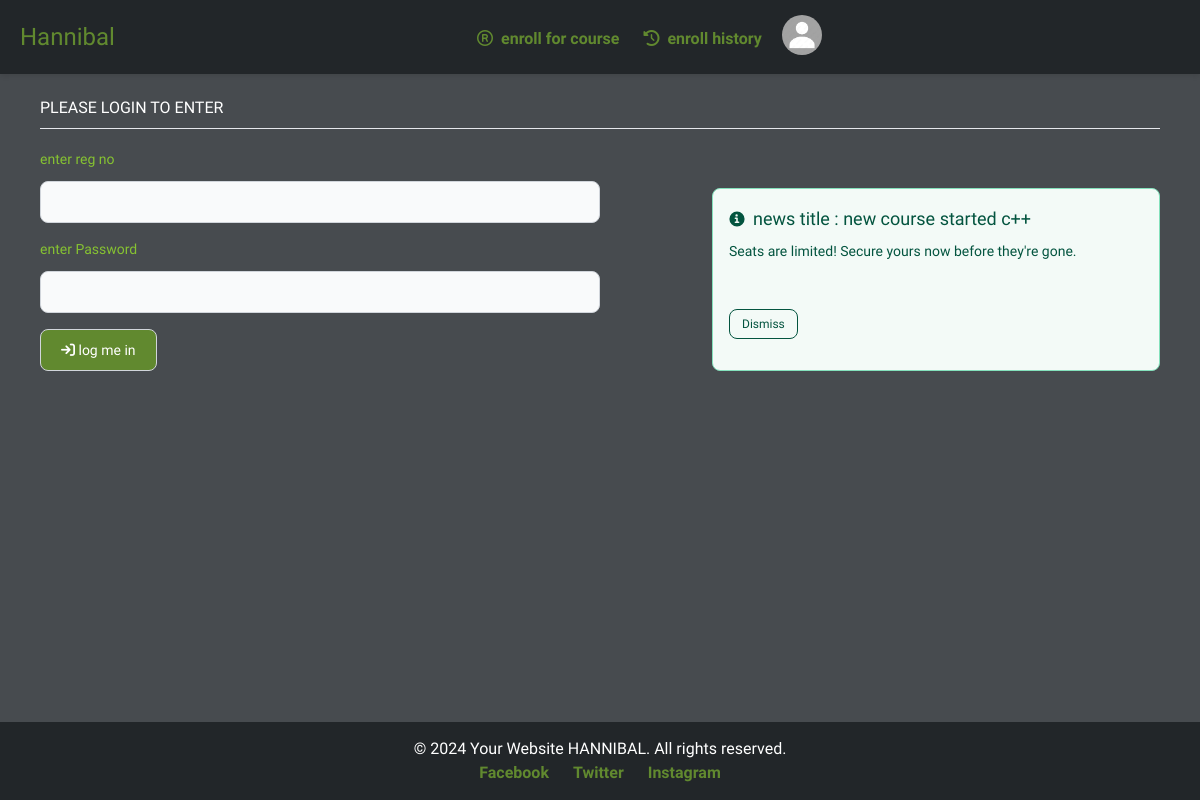
The page /user/loginUser.php (signed in) on the database its author committed.
### tables this page shows
CREATE TABLE `news` (
  `id` int(11) NOT NULL,
  `title` varchar(255) NOT NULL,
  `comment` text NOT NULL,
  `post_date` timestamp NOT NULL DEFAULT current_timestamp()
);

### user/loginUser.php (the view, shortened to what this page needs)
<!DOCTYPE html>
<html lang="en">
<head>
    <link href="https://cdnjs.cloudflare.com/ajax/libs/flowbite/2.2.1/flowbite.min.css" rel="stylesheet" />
    <link rel="stylesheet" href="https://cdnjs.cloudflare.com/ajax/libs/font-awesome/6.5.1/css/all.min.css" />
</head>
<body>
    <?php
    include("../navbar/navbar.php");
    ?>
     <div class="content " >
        <div class="title">
            <h5> PLEASE LOGIN TO ENTER </h5>
            <hr class="mt-2">
        </div>
        <div class="formluaire mt-5 w-1/2">
            <form action="process-login.php" method="post">
                <div class="mb-4" >
                    <label for="small-input" class="block  mb-3 text-sm font-medium text-gray-900 dark:text-white" style="color: #86c232;">enter reg no</label>
                    <input type="text" name="reg_no" id="small-input" class="block w-full p-2 text-gray-900 border border-gray-300 rounded-lg bg-gray-50 sm:text-xs focus:ring-blue-500 focus:border-blue-500 dark:bg-gray-700 dark:border-gray-600 dark:placeholder-gray-400 dark:text-white dark:focus:ring-blue-500 dark:focus:border-blue-500">
                </div>
                <div class="mb-4" >
                    <label for="password" class="block mb-3 text-sm font-medium text-gray-900 dark:text-white" style="color: #86c232;">enter Password</label>
                    <input type="password"  name="password" id="small-input" class="block w-full p-2 text-gray-900 border border-gray-300 rounded-lg  bg-gray-50 sm:text-xs focus:ring-blue-500 focus:border-blue-500 dark:bg-gray-700 dark:border-gray-600 dark:placeholder-gray-400 dark:text-white dark:focus:ring-blue-500 dark:focus:border-blue-500">        </div>
                </div>
                 <button type="submit" style="background-color: #61892f; color:white" class="text-gray-900 bg-white border border-gray-300 focus:outline-none hover:bg-gray-100 focus:ring-4 focus:ring-gray-200 font-medium rounded-lg text-sm px-5 py-2.5 me-2 mb-2 dark:bg-gray-800 dark:text-white dark:border-gray-600 dark:hover:bg-gray-700 dark:hover:border-gray-600 dark:focus:ring-gray-700"> <i class="fa fa-sign-in" aria-hidden="true"></i> log me in </button>
                <?php
                include("../database.php");
                $result = $conn->query("SELECT * FROM news ORDER BY ID DESC");
                $news = $result->fetch_assoc();
                ?>
            <div id="alert-additional-content-3" class="p-4 mb-4 text-green-800 border border-green-300 rounded-lg bg-green-50 dark:bg-gray-800 dark:text-green-400 dark:border-green-800" role="alert">
                <div class="flex items-center">
                    <?php
                               if ($news) {
                                ?>
                                <h3 class="text-lg font-medium"> news title : <?php echo $news["title"]; ?></h3>
                            <?php
                            } else {
                                ?>
                                <h3 class="text-lg font-medium"><?php  echo "No news available.";?></h3>
                                <?php
                            }
                    ?>
                </div>
                <div class="mt-2 mb-4 text-sm">
                    <?php
                    if ($news) {
                        echo $news["comment"];
                    } else {
                         echo "No description available.";
                    }
                    ?>
                </div>
                <div class="flex">
                    <button type="button" class="mt-8 text-green-800 bg-transparent border border-green-800 hover:bg-green-900 hover:text-white focus:ring-4 focus:outline-none focus:ring-green-300 font-medium rounded-lg text-xs px-3 py-1.5 text-center dark:hover:bg-green-600 dark:border-green-600 dark:text-green-400 dark:hover:text-white dark:focus:ring-green-800" data-dismiss-target="#alert-additional-content-3" aria-label="Close">
                    Dismiss
                    </button>
                </div>
            </div>
        </div>
    <?php
    include("../footer/footer.php");
    ?>
</body>
</html>

### navbar/navbar.css (style rules this page uses)
body { margin: 0; padding: 0; font-family: 'Playpen Sans', cursiv; background-color: #474B4F; color: #fff; }
.content { padding: 22px 40px; }

### user/loginUser.php (style rules this page uses)
body { min-height: 100vh; display: flex; flex-direction: column; }
.content { padding: 22px 40px; }
#alert-additional-content-3 { position: relative; margin-left: auto; margin-top: -191px; width: 40%; height: 183px; }

### rows shown on the page
news: title "new course started c++", comment "Seats are limited! Secure yours now before they're gone."
